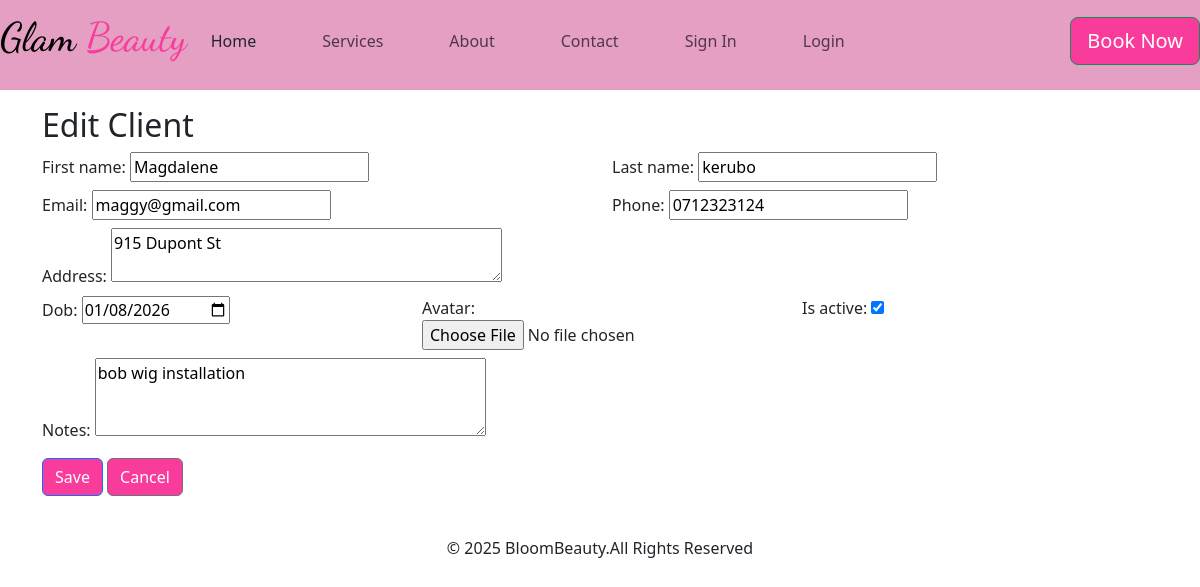
Page /2/edit/ (signed in) on the committed database.
### cosmetics/models.py (models this page shows, shortened)
class Client(models.Model):
    STATUS_PENDING = 'pending'
    STATUS_APPROVED = 'approved'
    STATUS_REJECTED = 'rejected'
    STATUS_CHOICES = [
        (STATUS_PENDING, 'Pending'),
        (STATUS_APPROVED, 'Approved'),
        (STATUS_REJECTED, 'Rejected'),
    ]
    first_name = models.CharField(max_length=120, null=True, blank=True)
    last_name = models.CharField(max_length=120, blank=True)
    email = models.EmailField(unique=True)
    phone = models.CharField(max_length=30, blank=True)
    address = models.TextField(blank=True)
    dob = models.DateField(null=True, blank=True)
    notes = models.TextField(blank=True)
    avatar = models.ImageField(upload_to='client_avatars/', null=True, blank=True)
    is_active = models.BooleanField(default=True)
    status = models.CharField(max_length=20, choices=STATUS_CHOICES, default=STATUS_PENDING)
    reviewed_by = models.ForeignKey(
        settings.AUTH_USER_MODEL, null=True, blank=True, on_delete=models.SET_NULL, related_name='reviewed_clients'
    )
    reviewed_at = models.DateTimeField(null=True, blank=True)
    review_notes = models.TextField(blank=True)
    created_at = models.DateTimeField(auto_now_add=True)
    updated_at = models.DateTimeField(auto_now=True)
    class Meta:
        ordering = ['last_name', 'first_name']

### cosmetics/views.py (the view, shortened to what this page needs)
# urls.py: path('<int:pk>/edit/', views.ClientUpdateView.as_view(), name='edit'),
class ClientUpdateView(LoginRequiredMixin, UpdateView):
    model = Client
    form_class = ClientForm
    template_name = "clientform.html"
    success_url = reverse_lazy("list")

### cosmetics/forms.py (shortened to what this page needs)
class ClientForm(forms.ModelForm):
    class Meta:
        model = Client
        fields = [
            'first_name', 'last_name', 'email', 'phone',
            'address', 'dob', 'notes', 'avatar', 'is_active'
        ]
        widgets = {
            'dob': forms.DateInput(attrs={'type': 'date'}),
            'notes': forms.Textarea(attrs={'rows': 3}),
            'address': forms.Textarea(attrs={'rows': 2}),
        }

### cosmetics/templates/clientform.html (shortened to what this page needs)
{% extends "base.html" %}
{% load static %}
{% block content %}
<section class="p-3">
  <div class="container">
    <h2>{% if object %}Edit{% else %}Add{% endif %} Client</h2>
    <form method="POST" enctype="multipart/form-data">
      <div class="row">
        <div class="col-md-6">
          {{ form.first_name.label_tag }} {{ form.first_name }}
        </div>
        <div class="col-md-6">
          {{ form.last_name.label_tag }} {{ form.last_name }}
        </div>
      </div>
      <div class="row mt-2">
        <div class="col-md-6">
          {{ form.email.label_tag }} {{ form.email }}
        </div>
        <div class="col-md-6">
          {{ form.phone.label_tag }} {{ form.phone }}
        </div>
      </div>
      <div class="mt-2">
        {{ form.address.label_tag }} {{ form.address }}
      </div>
      <div class="row mt-2">
        <div class="col-md-4">
          {{ form.dob.label_tag }} {{ form.dob }}
        </div>
        <div class="col-md-4">
          {{ form.avatar.label_tag }} {{ form.avatar }}
        </div>
        <div class="col-md-4">
          {{ form.is_active.label_tag }} {{ form.is_active }}
        </div>
      </div>
      <div class="mt-2">
        {{ form.notes.label_tag }} {{ form.notes }}
      </div>
      <div class="mt-3">
      <button class="btn btn-primary" type="submit">Save</button>
        <a class="btn btn-secondary" href="{% url 'dashboard' %}">Cancel</a>
      </div>
    </form>
  </div>
</section>
{% endblock %}

### cosmetics/static/style.css (style rules this page uses)
:root { --bs-secondary: #ff6347; --bs-secondary-bg-rgb: 255, 99, 71; }
.btn { background-color: #f93c9b; ; }

### rows in the picture
Client: first_name "Magdalene", last_name "kerubo", email "maggy@gmail.com", phone "0712323124", address "915 Dupont St", dob "01/08/2026", is_active "☑", notes "bob wig installation"
